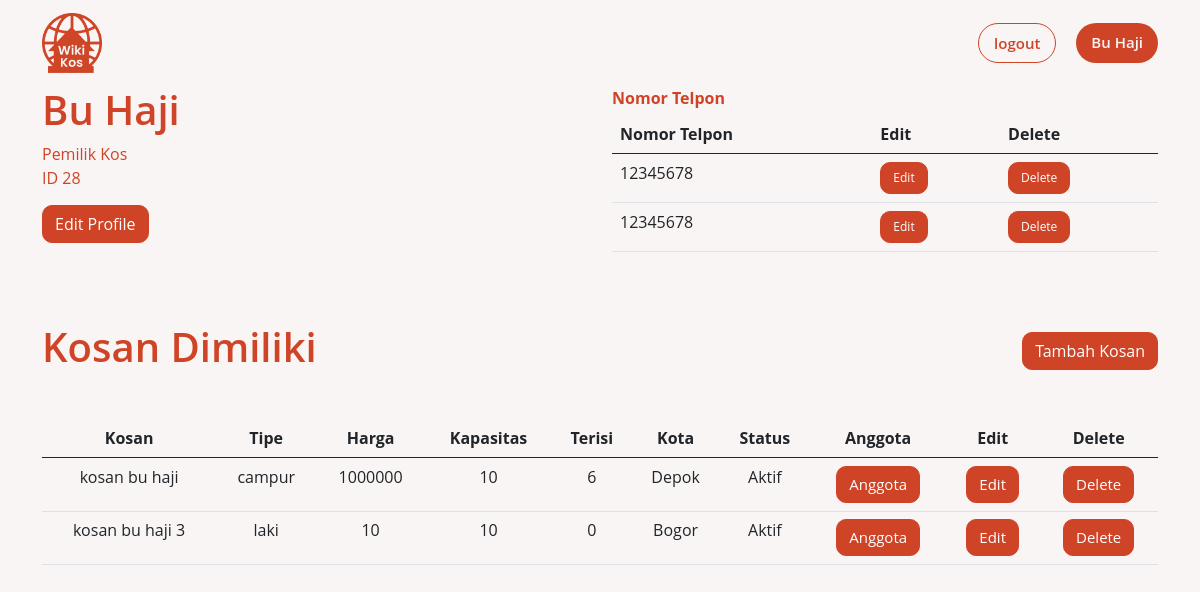
The app's page /dashboard.php?p=profile (signed in) with its own data.
### tables this page shows
CREATE TABLE `telpon` (
  `id_telpon` int(11) NOT NULL,
  `nomor_telpon` varchar(20) NOT NULL,
  `id_user` int(11) NOT NULL
);

CREATE TABLE `kosan` (
  `id_kosan` int(11) NOT NULL,
  `nama_kosan` varchar(100) NOT NULL,
  `tipe_kos` varchar(10) NOT NULL,
  `ukuran` varchar(10) NOT NULL,
  `harga` int(100) NOT NULL,
  `kapasitas` int(11) NOT NULL,
  `nama_jalan` varchar(100) NOT NULL,
  `kecamatan` varchar(100) NOT NULL,
  `kota` int(11) NOT NULL,
  `deskripsi` varchar(100) NOT NULL,
  `status` int(11) NOT NULL DEFAULT 0,
  `id_user` int(11) NOT NULL
);

CREATE TABLE `kota` (
  `id_kota` int(11) NOT NULL,
  `nama_kota` varchar(100) NOT NULL
);

### inc.connection2.php (called while the page is built, shortened)
<?php
class Connection2
{
    private $servername = "localhost";
    private $username = "root";
    private $password = "";
    private $dbname = "wikikos_db";
    function connect()
    {
        $this->conn = new PDO("mysql:host=$this->servername;dbname=$this->dbname", $this->username, $this->password);
    }
}

### class/class.User2.php (called while the page is built, shortened)
<?php
require_once("class.Telp_User.php");
require_once("class.Kos.php");
class User2 extends Connection2
{
    private $idUser;
    public function getAllTelpon()
    {
        $sql = "SELECT * FROM telpon WHERE id_user = :id_user";
        $stmt = $this->conn->prepare($sql);
        $stmt->bindParam(':id_user', $this->idUser);
        $stmt->execute();
        $count = $stmt->rowCount();
        $cnt = 0;
        if ($count > 0) {
            while ($result = $stmt->fetch(PDO::FETCH_ASSOC)) {
                $telpUser = new Telp_User();
                $telpUser->idNoTelp = $result['id_telpon'];
                $telpUser->NoTelp = $result['nomor_telpon'];
                $telpUser->idUser = $result['id_user'];
                $arrResult[$cnt] = $telpUser;
                $cnt++;
            }
            return $arrResult;
        }
        else {
            return $arrResult = "kosong";
        }
    }
    public function getAllKos()
    {
        $sql = "SELECT * FROM kosan ks Inner JOIN kota k ON ks.kota=k.id_kota WHERE id_user = :id_user ORDER BY ks.nama_kosan ASC";
        $stmt = $this->conn->prepare($sql);
        $stmt->bindParam(':id_user', $this->idUser);
        $stmt->execute();
        $count = $stmt->rowCount();
        $cnt = 0;
        if ($count > 0) {
            while ($result = $stmt->fetch(PDO::FETCH_ASSOC)) {
                $kosUser = new Kos();
                $kosUser->idKos = $result['id_kosan'];
                $kosUser->namaKos = $result['nama_kosan'];
                $kosUser->tipe = $result['tipe_kos'];
                $kosUser->harga = $result['harga'];
                $kosUser->kapasitas = $result['kapasitas'];
                $kosUser->idUser = $result['id_user'];
                $kosUser->kota = $result['nama_kota'];
                $kosUser->status = $result['status'];
                $arrResult[$cnt] = $kosUser;
                $cnt++;
            }
            return $arrResult;
        }
        else {
            return $arrResult = "kosong";
        }
    }
}

### class/class.Telp_User.php (called while the page is built, shortened)
<?php
class Telp_User extends Connection2
{
    public function __get($atribute)
    {
        if (property_exists($this, $atribute)) {
            return $this->$atribute;
        }
    }
}

### class/class.Kos.php (called while the page is built, shortened)
<?php
class Kos extends Connection2
{
    private $idKos;
    public function __get($atribute)
    {
        if (property_exists($this, $atribute)) {
            return $this->$atribute;
        }
    }
    public function getAllAnggota()
    {
        $sql = "SELECT * FROM anggota_kos WHERE id_kosan = :id_kosan";
        $stmt = $this->conn->prepare($sql);
        $stmt->bindParam(':id_kosan', $this->idKos);
        $stmt->execute();
        $count = $stmt->rowCount();
        $cnt = 0;
        if ($count > 0) {
            while ($result = $stmt->fetch(PDO::FETCH_ASSOC)) {
                $anggotaKos = new Anggota_Kosan();
                $anggotaKos->idAnggota = $result['id_anggota'];
                $anggotaKos->Nama = $result['nama_anggota'];
                $anggotaKos->idKosan = $result['id_kosan'];
                $arrResult[$cnt] = $anggotaKos;
                $cnt++;
            }
            return $arrResult;
        }
        else {
            return $arrResult = "kosong";
        }
    }
}

### pages/profile.php (the view, shortened to what this page needs)
<div class="container" id="profile">
    <div class="row align-items-start">
        <div class="col" id="info1">
            <?php
            echo "<h1>" . ucwords($fullname) . "</h1>";
            if ($level == 1) {
                echo "<p>Pemilik Kos</p>";
            }
            echo "<p> ID " . $idUser . "</p>";
            ?>
            <a class="btn btn-primary" href="?p=edit-user&id-user=<?php echo $idUser; ?>">Edit Profile</a>
        </div>
        <div class="col" id="nomor-telpon">
            <label>Nomor Telpon</label>
            <table class="table" id="nomor-telpon-data">
                <thead>
                    <tr>
                        <th scope="col">Nomor Telpon</th>
                        <th scope="col">Edit</th>
                        <th scope="col">Delete</th>
                    </tr>
                </thead>
                <tbody>
                    <?php
                    $allTelpon = $user2->getAllTelpon();
                    if ($allTelpon == "kosong") {
                        echo "<tr>";
                        echo "<td><p>Maaf Data Kosong</p></td>";
                        echo "<tr>";
                        $count = 0;
                    }
                    else {
                        foreach ($allTelpon as $dataTelpon) {
                            echo "<tr>";
                            echo "<td>" . $dataTelpon->NoTelp . "</td>";
                            echo '<td><a type="button" class="btn btn-danger btn-xs" href="?p=edit-telpon&id-telpon=' . $dataTelpon->idNoTelp . '">Edit</a></td>';
                            echo '<td><a type="button" class="btn btn-danger btn-xs" href="?p=remove-telpon-action&id-telpon=' . $dataTelpon->idNoTelp . '">Delete</a></td>';
                            echo "<tr>";
                        }
                    }
                    ?>
                </tbody>
            </table>
        </div>
    </div>
    <div class="Semua-kosan">
        <div class="data1">
            <h1>Kosan Dimiliki</h1>
            <a class="btn btn-primary" href=<?php echo "?p=create-kos" ?>>Tambah Kosan</a>
        </div>
        <table class="table" id="data-kosan">
            <thead>
                <tr>
                    <th scope="col">Kosan</th>
                    <th scope="col">Tipe</th>
                    <th scope="col">Harga</th>
                    <th scope="col">Kapasitas</th>
                    <th scope="col">Terisi</th>
                    <th scope="col">Kota</th>
                    <th scope="col">Status</th>
                    <th scope="col">Anggota</th>
                    <th scope="col">Edit</th>
                    <th scope="col">Delete</th>
                </tr>
            </thead>
            <tbody>
                <?php
                $allKos = $user2->getAllKos();
                if ($allKos == "kosong") {
                    echo "<tr>";
                    echo "<td><p>Maaf Data Kosong</p></td>";
                    echo "<tr>";
                    $count = 0;
                }
                else {
                    foreach ($allKos as $dataKos) {
                        $data = $dataKos->getAllAnggota();
                        if ($data == "kosong") {
                            $jumlahTerisi = 0;
                        } else {
                            $jumlahTerisi = count($data);
                        }
                        echo "<tr>";
                        echo "<td>$dataKos->namaKos</td>";
                        echo "<td>$dataKos->tipe</td>";
                        echo "<td>$dataKos->harga</td>";
                        echo "<td>$dataKos->kapasitas</td>";
                        echo "<td>$jumlahTerisi</td>";
                        echo "<td>$dataKos->kota</td>";
                        if ($dataKos->status == 0) {
                            echo "<td>Review</td>";
                            echo "<td><a id='a2' class='btn btn-primary'>Anggota</a></td>";
                            echo "<td><a id='a2' class='btn btn-primary'</a>Edit</a></td>";
                            echo "<td><a id='a2' class='btn btn-primary'>Delete</a></td>";
                        }
                        else if ($dataKos->status == 1) {
                            echo "<td>Aktif</td>";
                            echo "<td><a class='btn btn-primary' href='?p=anggota-kos&id-kos=$dataKos->idKos'>Anggota</a></td>";
                            echo "<td><a class='btn btn-primary' class='button' href='?p=edit-kos&id-kos=$dataKos->idKos'</a>Edit</a></td>";
                            echo "<td><a class='btn btn-primary' onclick='confirmData($dataKos->idKos)'>Delete</a></td>";
                        }
                        echo "<tr>";
                    }
                }
                ?>
            </tbody>
        </table>
    </div>
</div>

### style.css (style rules this page uses)
:root { --orange_black : #8f301d; --orange: #cf4427; --background: #f9f5f4; --brown: #ebe2c3; }
body { background-color: var(--background); font-family: "Open Sans", sans-serif; }
#profile #info1 h1 { font-weight: 600; color: var(--orange); }
#profile #info1 p { color: var(--orange); margin-bottom: 0px; }
#profile #info1 a { margin-bottom: 15px; background: var(--orange); border-radius: 10px; border: 1px solid var(--orange); margin-top: 15px; margin-bottom: 40px; }
#profile #nomor-telpon label { color: var(--orange); font-weight: bold; margin-bottom: 5px; }
#profile #nomor-telpon a { margin-bottom: 15px; background: var(--orange); border-radius: 10px; border: 1px solid var(--orange); margin-top: 10px; margin-bottom: 40px; }
#profile #nomor-telpon #nomor-telpon-data a { margin-bottom: 0px; margin-top: 0px; background: var(--orange); border-radius: 10px; font-size: 12px; border: 1px solid var(--orange); }
#profile .semua-kosan { margin-top: 40px; }
#profile .semua-kosan .data1 { display: flex; justify-content: space-between; align-items: center; }
#profile .semua-kosan .data1 h1 { font-weight: 600; color: var(--orange); }
#profile .semua-kosan .data1 a { background: var(--orange); border-radius: 10px; border: 1px solid var(--orange); }
#profile .semua-kosan #data-kosan { margin-top: 40px; text-align: center; }
#profile .semua-kosan #data-kosan a { background: var(--orange); border-radius: 10px; font-size: 15px; border: 1px solid var(--orange); }

### records on screen
telpon: nomor_telpon "12345678"
telpon: nomor_telpon "12345678"
kosan: nama_kosan "kosan bu haji", tipe_kos "campur", harga "1000000", kapasitas "10", jumlahTerisi "6", kota.nama_kota "Depok"
kosan: nama_kosan "kosan bu haji 3", tipe_kos "laki", harga "10", kapasitas "10", jumlahTerisi "0", kota.nama_kota "Bogor"

### other values on screen
$fullname "Bu Haji"
$idUser "28"
